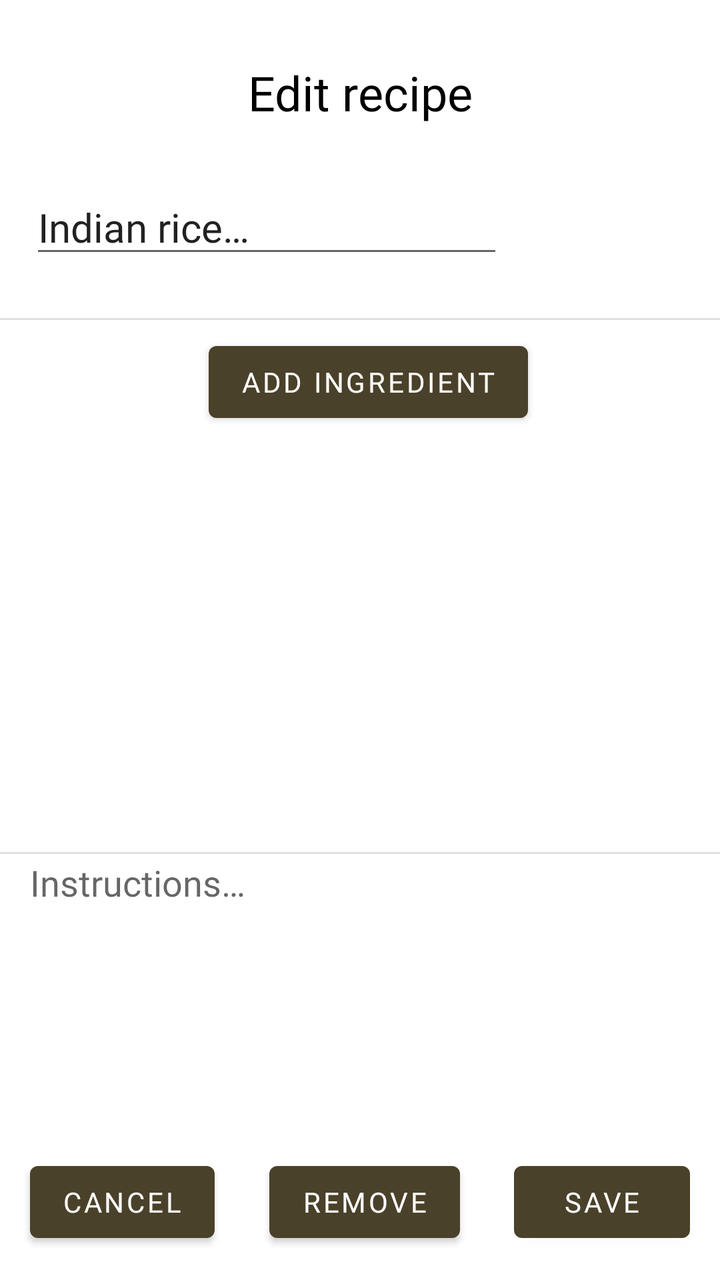
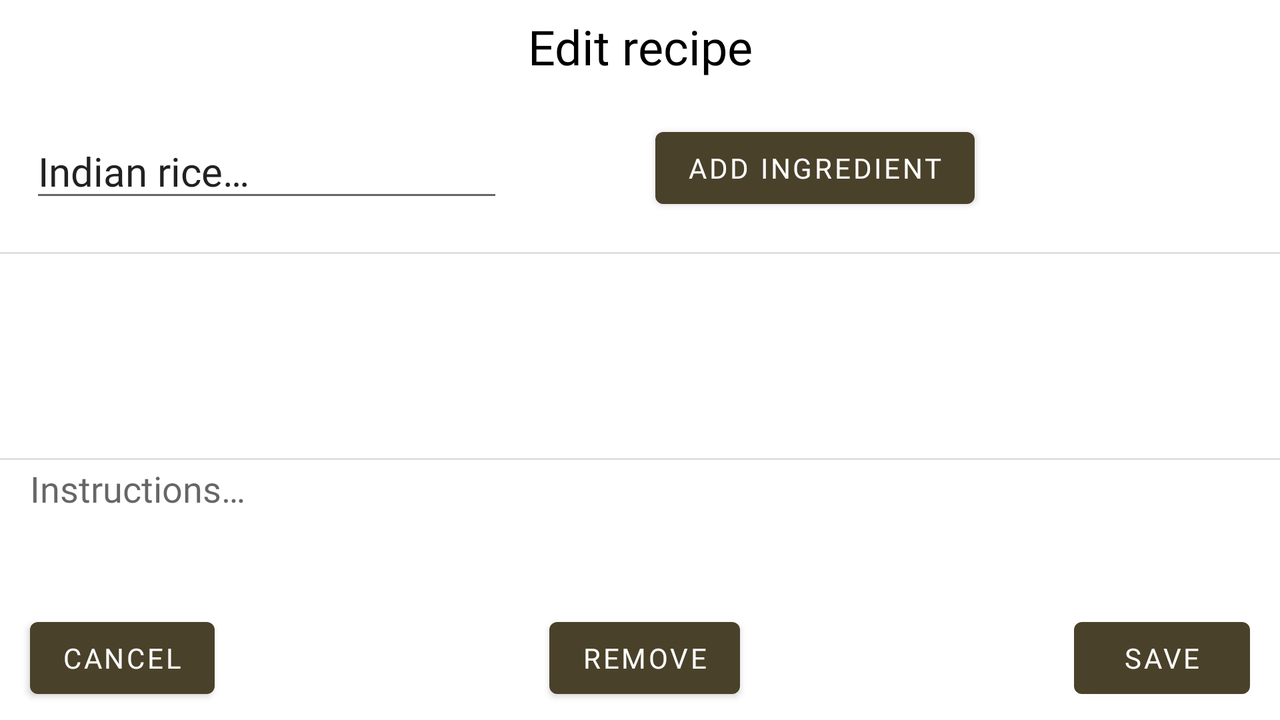

One screen, two layout resources from the same app: the default and the repository's alternative for another configuration. Each is rendered where Android would select it; the XML of both is given below.
<!-- AndroidManifest.xml: application theme Theme.ShoppingList -->
<!-- res/layout/activity_edit_recipe.xml -->
<?xml version="1.0" encoding="utf-8"?>
<androidx.constraintlayout.widget.ConstraintLayout xmlns:android="http://schemas.android.com/apk/res/android"
    xmlns:app="http://schemas.android.com/apk/res-auto"
    xmlns:tools="http://schemas.android.com/tools"
    android:layout_width="match_parent"
    android:layout_height="match_parent"
    tools:context=".EditRecipeActivity">

    <EditText
        android:id="@+id/editRecipeInstructions"
        android:layout_width="0dp"
        android:layout_height="0dp"
        android:layout_marginStart="15dp"
        android:layout_marginTop="2dp"
        android:layout_marginEnd="15dp"
        android:layout_marginBottom="15dp"
        android:background="@null"
        android:ems="10"
        android:fontFamily="@font/inter"
        android:gravity="start|top"
        android:hint="@string/editRecipeInstructions"
        android:inputType="textMultiLine"
        app:layout_constraintBottom_toTopOf="@+id/editRecipeCancelButton"
        app:layout_constraintEnd_toEndOf="parent"
        app:layout_constraintHorizontal_bias="0.0"
        app:layout_constraintStart_toStartOf="parent"
        app:layout_constraintTop_toBottomOf="@+id/editRecipeDividerBottom"
        android:imeOptions="actionDone"/>

    <View
        android:id="@+id/editRecipeDividerBottom"
        android:layout_width="0dp"
        android:layout_height="1dp"
        android:layout_marginBottom="150dp"
        android:background="?android:attr/listDivider"
        app:layout_constraintBottom_toTopOf="@+id/editRecipeRemoveButton"
        app:layout_constraintEnd_toEndOf="parent"
        app:layout_constraintHorizontal_bias="0.0"
        app:layout_constraintStart_toStartOf="parent" />

    <androidx.recyclerview.widget.RecyclerView
        android:id="@+id/editRecipeRcv"
        android:layout_width="0dp"
        android:layout_height="0dp"
        android:layout_marginTop="7dp"
        android:layout_marginBottom="2dp"
        app:layout_constraintBottom_toTopOf="@+id/editRecipeDividerBottom"
        app:layout_constraintEnd_toEndOf="parent"
        app:layout_constraintHorizontal_bias="0.0"
        app:layout_constraintStart_toStartOf="parent"
        app:layout_constraintTop_toBottomOf="@+id/editRecipeAddIngredientButton"
        tools:listitem="@layout/list_item" />

    <ImageView
        android:id="@+id/editRecipeImage"
        android:layout_width="80dp"
        android:layout_height="80dp"
        android:layout_marginTop="7dp"
        android:layout_marginEnd="7dp"
        app:layout_constraintEnd_toEndOf="parent"
        app:layout_constraintTop_toBottomOf="@+id/editRecipeTitle"
        tools:src="@tools:sample/avatars" />

    <View
        android:id="@+id/editRecipeDividerTop"
        android:layout_width="0dp"
        android:layout_height="1dp"
        android:layout_marginTop="7dp"
        android:background="?android:attr/listDivider"
        app:layout_constraintEnd_toEndOf="parent"
        app:layout_constraintHorizontal_bias="1.0"
        app:layout_constraintStart_toStartOf="parent"
        app:layout_constraintTop_toBottomOf="@+id/editRecipeImage" />

    <TextView
        android:id="@+id/editRecipeTitle"
        android:layout_width="0dp"
        android:layout_height="35dp"
        android:layout_marginTop="30dp"
        android:fontFamily="@font/inter"
        android:text="@string/editRecipeTitle"
        android:textAlignment="center"
        android:textSize="24sp"
        app:layout_constraintEnd_toEndOf="parent"
        app:layout_constraintStart_toStartOf="parent"
        app:layout_constraintTop_toTopOf="parent" />

    <Button
        android:id="@+id/editRecipeCancelButton"
        android:layout_width="wrap_content"
        android:layout_height="wrap_content"
        android:layout_marginStart="15dp"
        android:layout_marginBottom="15dp"
        android:fontFamily="@font/inter"
        android:text="@string/editRecipeCancelButton"
        app:layout_constraintBottom_toBottomOf="parent"
        app:layout_constraintStart_toStartOf="parent" />

    <Button
        android:id="@+id/editRecipeRemoveButton"
        android:layout_width="wrap_content"
        android:layout_height="wrap_content"
        android:layout_marginBottom="15dp"
        android:fontFamily="@font/inter"
        android:text="@string/editRecipeRemoveButton"
        app:layout_constraintBottom_toBottomOf="parent"
        app:layout_constraintEnd_toStartOf="@+id/editRecipeSaveButton"
        app:layout_constraintStart_toEndOf="@+id/editRecipeCancelButton" />

    <Button
        android:id="@+id/editRecipeSaveButton"
        android:layout_width="wrap_content"
        android:layout_height="wrap_content"
        android:layout_marginEnd="15dp"
        android:layout_marginBottom="15dp"
        android:fontFamily="@font/inter"
        android:text="@string/editRecipeSaveButton"
        app:layout_constraintBottom_toBottomOf="parent"
        app:layout_constraintEnd_toEndOf="parent" />

    <EditText
        android:id="@+id/editRecipeName"
        android:layout_width="wrap_content"
        android:layout_height="wrap_content"
        android:layout_marginStart="15dp"
        android:ems="10"
        android:fontFamily="@font/inter"
        android:inputType="textPersonName"
        android:text="@string/editRecipeDefaultName"
        android:textSize="20sp"
        app:layout_constraintBottom_toTopOf="@+id/editRecipeDividerTop"
        app:layout_constraintStart_toStartOf="parent"
        app:layout_constraintTop_toBottomOf="@+id/editRecipeTitle"
        android:imeOptions="actionDone"/>

    <Button
        android:id="@+id/editRecipeAddIngredientButton"
        android:layout_width="wrap_content"
        android:layout_height="wrap_content"
        android:layout_marginTop="7dp"
        android:fontFamily="@font/inter"
        android:text="@string/editRecipeAddIngredient"
        app:layout_constraintEnd_toEndOf="parent"
        app:layout_constraintHorizontal_bias="0.52"
        app:layout_constraintStart_toStartOf="@+id/editRecipeRcv"
        app:layout_constraintTop_toBottomOf="@+id/editRecipeDividerTop" />

</androidx.constraintlayout.widget.ConstraintLayout>
<!-- res/layout/list_item.xml (included above) -->
<?xml version="1.0" encoding="utf-8"?>
<androidx.constraintlayout.widget.ConstraintLayout xmlns:android="http://schemas.android.com/apk/res/android"
    xmlns:app="http://schemas.android.com/apk/res-auto"
    xmlns:tools="http://schemas.android.com/tools"
    android:layout_width="match_parent"
    android:layout_height="112dp">

    <View
        android:id="@+id/listItemDivider"
        android:layout_width="0dp"
        android:layout_height="1dp"
        android:layout_marginTop="110dp"
        android:background="?android:attr/listDivider"
        app:layout_constraintEnd_toEndOf="parent"
        app:layout_constraintStart_toStartOf="parent"
        app:layout_constraintTop_toTopOf="parent" />

    <TextView
        android:id="@+id/listItemName"
        android:layout_width="0dp"
        android:layout_height="wrap_content"
        android:layout_marginStart="15dp"
        android:layout_marginTop="15dp"
        android:layout_marginEnd="15dp"
        android:fontFamily="@font/inter"
        android:text="Bananer"
        android:textSize="18sp"
        app:layout_constraintEnd_toStartOf="@+id/listItemCheckBox"
        app:layout_constraintStart_toEndOf="@+id/listItemImage"
        app:layout_constraintTop_toTopOf="parent" />

    <TextView
        android:id="@+id/listItemAmount"
        android:layout_width="0dp"
        android:layout_height="wrap_content"
        android:layout_marginStart="15dp"
        android:layout_marginTop="5dp"
        android:layout_marginEnd="15dp"
        android:fontFamily="@font/inter"
        android:text="4 stk"
        android:textSize="14sp"
        app:layout_constraintEnd_toStartOf="@+id/listItemCheckBox"
        app:layout_constraintStart_toEndOf="@+id/listItemImage"
        app:layout_constraintTop_toBottomOf="@+id/listItemName" />

    <CheckBox
        android:id="@+id/listItemCheckBox"
        android:layout_width="50dp"
        android:layout_height="0dp"
        android:layout_marginTop="30dp"
        android:layout_marginEnd="15dp"
        android:layout_marginBottom="30dp"
        android:text="@null"
        app:layout_constraintBottom_toTopOf="@+id/listItemDivider"
        app:layout_constraintEnd_toEndOf="parent"
        app:layout_constraintTop_toTopOf="parent" />

    <ImageView
        android:id="@+id/listItemImage"
        android:layout_width="90dp"
        android:layout_height="90dp"
        android:layout_marginStart="7dp"
        android:layout_marginTop="7dp"
        android:layout_marginBottom="7dp"
        app:layout_constraintBottom_toTopOf="@+id/listItemDivider"
        app:layout_constraintStart_toStartOf="parent"
        app:layout_constraintTop_toTopOf="parent"
        tools:srcCompat="@tools:sample/avatars" />

</androidx.constraintlayout.widget.ConstraintLayout>
<!-- resources referenced by this layout -->
<resources>
  <string name="editRecipeAddIngredient">Add ingredient</string>
  <string name="editRecipeCancelButton">Cancel</string>
  <string name="editRecipeDefaultName">Indian rice…</string>
  <string name="editRecipeInstructions">Instructions…</string>
  <string name="editRecipeRemoveButton">Remove</string>
  <string name="editRecipeSaveButton">Save</string>
  <string name="editRecipeTitle">Edit recipe</string>
  <style name="Theme.ShoppingList" parent="Theme.MaterialComponents.DayNight.NoActionBar">
          
          <item name="colorPrimary">@color/brownish</item>
          <item name="colorPrimaryVariant">@color/brownish</item>
          <item name="colorOnPrimary">@color/white</item>
          
          <item name="colorSecondary">@color/teal_200</item>
          <item name="colorSecondaryVariant">@color/teal_700</item>
          <item name="colorOnSecondary">@color/black</item>
          
          <item name="android:statusBarColor" tools:targetApi="l">?attr/colorPrimaryVariant</item>
          
          <item name="android:textColor">@color/black</item>
          <item name="alertDialogTheme">@style/AlertDialogTheme</item>
      </style>
  <color name="brownish">#4A412A</color>
  <color name="white">#FFFFFFFF</color>
  <color name="teal_200">#FF03DAC5</color>
  <color name="teal_700">#FF018786</color>
  <color name="black">#FF000000</color>
  <style name="AlertDialogTheme" parent="ThemeOverlay.MaterialComponents.Dialog.Alert">
          <item name="buttonBarNegativeButtonStyle">@style/NegativeButtonStyle</item>
          <item name="buttonBarNeutralButtonStyle">@style/PositiveButtonStyle</item>
          <item name="buttonBarPositiveButtonStyle">@style/PositiveButtonStyle</item>
      </style>
  <style name="NegativeButtonStyle" parent="Widget.MaterialComponents.Button.TextButton.Dialog">
          <item name="android:textColor">@color/black</item>
      </style>
  <style name="PositiveButtonStyle" parent="Widget.MaterialComponents.Button.TextButton.Dialog">
          <item name="android:textColor">@color/black</item>
      </style>
</resources>
<!-- res/layout-land/activity_edit_recipe.xml (the repository's variant of the layout above) -->
<!-- drawn on the phone turned sideways -->
<?xml version="1.0" encoding="utf-8"?>
<androidx.constraintlayout.widget.ConstraintLayout xmlns:android="http://schemas.android.com/apk/res/android"
    xmlns:app="http://schemas.android.com/apk/res-auto"
    xmlns:tools="http://schemas.android.com/tools"
    android:layout_width="match_parent"
    android:layout_height="match_parent"
    tools:context=".EditRecipeActivity">

    <EditText
        android:id="@+id/editRecipeInstructions"
        android:layout_width="0dp"
        android:layout_height="0dp"
        android:layout_marginStart="15dp"
        android:layout_marginTop="2dp"
        android:layout_marginEnd="15dp"
        android:layout_marginBottom="7dp"
        android:background="@null"
        android:ems="10"
        android:fontFamily="@font/inter"
        android:gravity="start|top"
        android:hint="@string/editRecipeInstructions"
        android:inputType="textMultiLine"
        app:layout_constraintBottom_toTopOf="@+id/editRecipeCancelButton"
        app:layout_constraintEnd_toEndOf="parent"
        app:layout_constraintHorizontal_bias="0.0"
        app:layout_constraintStart_toStartOf="parent"
        app:layout_constraintTop_toBottomOf="@+id/editRecipeDividerBottom"
        android:imeOptions="actionDone"/>

    <View
        android:id="@+id/editRecipeDividerBottom"
        android:layout_width="0dp"
        android:layout_height="1dp"
        android:layout_marginBottom="75dp"
        android:background="?android:attr/listDivider"
        app:layout_constraintBottom_toTopOf="@+id/editRecipeRemoveButton"
        app:layout_constraintEnd_toEndOf="parent"
        app:layout_constraintHorizontal_bias="0.0"
        app:layout_constraintStart_toStartOf="parent" />

    <androidx.recyclerview.widget.RecyclerView
        android:id="@+id/editRecipeRcv"
        android:layout_width="0dp"
        android:layout_height="0dp"
        android:layout_marginTop="2dp"
        android:layout_marginBottom="2dp"
        app:layout_constraintBottom_toTopOf="@+id/editRecipeDividerBottom"
        app:layout_constraintEnd_toEndOf="parent"
        app:layout_constraintHorizontal_bias="0.0"
        app:layout_constraintStart_toStartOf="parent"
        app:layout_constraintTop_toBottomOf="@+id/editRecipeDividerTop"
        tools:listitem="@layout/list_item" />

    <ImageView
        android:id="@+id/editRecipeImage"
        android:layout_width="70dp"
        android:layout_height="70dp"
        android:layout_marginTop="7dp"
        android:layout_marginEnd="7dp"
        app:layout_constraintEnd_toEndOf="parent"
        app:layout_constraintTop_toBottomOf="@+id/editRecipeTitle"
        tools:src="@tools:sample/avatars" />

    <View
        android:id="@+id/editRecipeDividerTop"
        android:layout_width="0dp"
        android:layout_height="1dp"
        android:layout_marginTop="7dp"
        android:background="?android:attr/listDivider"
        app:layout_constraintEnd_toEndOf="parent"
        app:layout_constraintHorizontal_bias="1.0"
        app:layout_constraintStart_toStartOf="parent"
        app:layout_constraintTop_toBottomOf="@+id/editRecipeImage" />

    <TextView
        android:id="@+id/editRecipeTitle"
        android:layout_width="0dp"
        android:layout_height="35dp"
        android:layout_marginTop="7dp"
        android:fontFamily="@font/inter"
        android:text="@string/editRecipeTitle"
        android:textAlignment="center"
        android:textSize="24sp"
        app:layout_constraintEnd_toEndOf="parent"
        app:layout_constraintStart_toStartOf="parent"
        app:layout_constraintTop_toTopOf="parent" />

    <Button
        android:id="@+id/editRecipeCancelButton"
        android:layout_width="wrap_content"
        android:layout_height="wrap_content"
        android:layout_marginStart="15dp"
        android:layout_marginBottom="7dp"
        android:fontFamily="@font/inter"
        android:text="@string/editRecipeCancelButton"
        app:layout_constraintBottom_toBottomOf="parent"
        app:layout_constraintStart_toStartOf="parent" />

    <Button
        android:id="@+id/editRecipeRemoveButton"
        android:layout_width="wrap_content"
        android:layout_height="wrap_content"
        android:layout_marginBottom="7dp"
        android:fontFamily="@font/inter"
        android:text="@string/editRecipeRemoveButton"
        app:layout_constraintBottom_toBottomOf="parent"
        app:layout_constraintEnd_toStartOf="@+id/editRecipeSaveButton"
        app:layout_constraintStart_toEndOf="@+id/editRecipeCancelButton" />

    <Button
        android:id="@+id/editRecipeSaveButton"
        android:layout_width="wrap_content"
        android:layout_height="wrap_content"
        android:layout_marginEnd="15dp"
        android:layout_marginBottom="7dp"
        android:fontFamily="@font/inter"
        android:text="@string/editRecipeSaveButton"
        app:layout_constraintBottom_toBottomOf="parent"
        app:layout_constraintEnd_toEndOf="parent" />

    <EditText
        android:id="@+id/editRecipeName"
        android:layout_width="wrap_content"
        android:layout_height="wrap_content"
        android:layout_marginStart="15dp"
        android:ems="10"
        android:fontFamily="@font/inter"
        android:inputType="textPersonName"
        android:text="@string/editRecipeDefaultName"
        android:textSize="20sp"
        app:layout_constraintBottom_toTopOf="@+id/editRecipeDividerTop"
        app:layout_constraintStart_toStartOf="parent"
        app:layout_constraintTop_toBottomOf="@+id/editRecipeTitle"
        android:imeOptions="actionDone"/>

    <Button
        android:id="@+id/editRecipeAddIngredientButton"
        android:layout_width="wrap_content"
        android:layout_height="wrap_content"
        android:fontFamily="@font/inter"
        android:text="@string/editRecipeAddIngredient"
        app:layout_constraintBottom_toTopOf="@+id/editRecipeDividerTop"
        app:layout_constraintEnd_toStartOf="@+id/editRecipeImage"
        app:layout_constraintStart_toEndOf="@+id/editRecipeName"
        app:layout_constraintTop_toBottomOf="@+id/editRecipeTitle" />

</androidx.constraintlayout.widget.ConstraintLayout>
